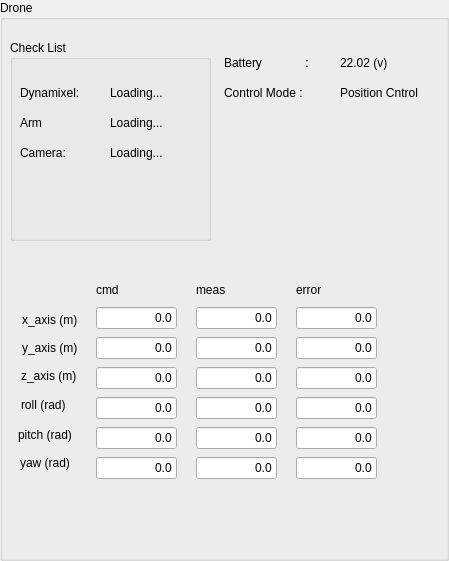
     <widget class="QGroupBox" name="groupBox_4">
      <property name="geometry">
       <rect>
        <x>860</x>
        <y>10</y>
        <width>449</width>
        <height>561</height>
       </rect>
      </property>
      <property name="title">
       <string>Drone</string>
      </property>
      <widget class="QLabel" name="cmd_x_40">
       <property name="geometry">
        <rect>
         <x>340</x>
         <y>70</y>
         <width>101</width>
         <height>46</height>
        </rect>
       </property>
       <property name="text">
        <string>Position Cntrol</string>
       </property>
      </widget>
      <widget class="QLabel" name="cmd_x_41">
       <property name="geometry">
        <rect>
         <x>224</x>
         <y>70</y>
         <width>101</width>
         <height>46</height>
        </rect>
       </property>
       <property name="text">
        <string>Control Mode : </string>
       </property>
      </widget>
      <widget class="QGroupBox" name="groupBox_5">
       <property name="geometry">
        <rect>
         <x>10</x>
         <y>40</y>
         <width>201</width>
         <height>201</height>
        </rect>
       </property>
       <property name="title">
        <string>Check List</string>
       </property>
       <widget class="QLabel" name="cmd_x_42">
        <property name="geometry">
         <rect>
          <x>10</x>
          <y>30</y>
          <width>121</width>
          <height>46</height>
         </rect>
        </property>
        <property name="text">
         <string>Dynamixel:</string>
        </property>
       </widget>
       <widget class="QLabel" name="cmd_x_43">
        <property name="geometry">
         <rect>
          <x>100</x>
          <y>30</y>
          <width>87</width>
          <height>46</height>
         </rect>
        </property>
        <property name="text">
         <string>Loading...</string>
        </property>
       </widget>
       <widget class="QLabel" name="cmd_x_44">
        <property name="geometry">
         <rect>
          <x>10</x>
          <y>60</y>
          <width>121</width>
          <height>46</height>
         </rect>
        </property>
        <property name="text">
         <string>Arm</string>
        </property>
       </widget>
       <widget class="QLabel" name="cmd_x_45">
        <property name="geometry">
         <rect>
          <x>100</x>
          <y>60</y>
          <width>87</width>
          <height>46</height>
         </rect>
        </property>
        <property name="text">
         <string>Loading...</string>
        </property>
       </widget>
       <widget class="QLabel" name="cmd_x_46">
        <property name="geometry">
         <rect>
          <x>10</x>
          <y>90</y>
          <width>121</width>
          <height>46</height>
         </rect>
        </property>
        <property name="text">
         <string>Camera: </string>
        </property>
       </widget>
       <widget class="QLabel" name="cmd_x_47">
        <property name="geometry">
         <rect>
          <x>100</x>
          <y>90</y>
          <width>87</width>
          <height>46</height>
         </rect>
        </property>
        <property name="text">
         <string>Loading...</string>
        </property>
       </widget>
      </widget>
      <widget class="QLabel" name="cmd_x_48">
       <property name="geometry">
        <rect>
         <x>20</x>
         <y>440</y>
         <width>87</width>
         <height>46</height>
        </rect>
       </property>
       <property name="text">
        <string>yaw (rad)</string>
       </property>
      </widget>
      <widget class="QLineEdit" name="txt_joint4_13">
       <property name="enabled">
        <bool>true</bool>
       </property>
       <property name="geometry">
        <rect>
         <x>296</x>
         <y>457</y>
         <width>81</width>
         <height>22</height>
        </rect>
       </property>
       <property name="layoutDirection">
        <enum>Qt::LeftToRight</enum>
       </property>
       <property name="text">
        <string>0.0</string>
       </property>
       <property name="alignment">
        <set>Qt::AlignRight|Qt::AlignTrailing|Qt::AlignVCenter</set>
       </property>
       <property name="readOnly">
        <bool>true</bool>
       </property>
      </widget>
      <widget class="QLineEdit" name="txt_joint4_14">
       <property name="enabled">
        <bool>true</bool>
       </property>
       <property name="geometry">
        <rect>
         <x>196</x>
         <y>457</y>
         <width>81</width>
         <height>22</height>
        </rect>
       </property>
       <property name="layoutDirection">
        <enum>Qt::LeftToRight</enum>
       </property>
       <property name="text">
        <string>0.0</string>
       </property>
       <property name="alignment">
        <set>Qt::AlignRight|Qt::AlignTrailing|Qt::AlignVCenter</set>
       </property>
       <property name="readOnly">
        <bool>true</bool>
       </property>
      </widget>
      <widget class="QLineEdit" name="txt_joint3_13">
       <property name="enabled">
        <bool>true</bool>
       </property>
       <property name="geometry">
        <rect>
         <x>296</x>
         <y>367</y>
         <width>81</width>
         <height>22</height>
        </rect>
       </property>
       <property name="layoutDirection">
        <enum>Qt::LeftToRight</enum>
       </property>
       <property name="text">
        <string>0.0</string>
       </property>
       <property name="alignment">
        <set>Qt::AlignRight|Qt::AlignTrailing|Qt::AlignVCenter</set>
       </property>
       <property name="readOnly">
        <bool>true</bool>
       </property>
      </widget>
      <widget class="QLabel" name="cmd_x_49">
       <property name="geometry">
        <rect>
         <x>22</x>
         <y>325</y>
         <width>87</width>
         <height>46</height>
        </rect>
       </property>
       <property name="text">
        <string>y_axis (m)</string>
       </property>
      </widget>
      <widget class="QLabel" name="cmd_x_50">
       <property name="geometry">
        <rect>
         <x>21</x>
         <y>353</y>
         <width>87</width>
         <height>46</height>
        </rect>
       </property>
       <property name="text">
        <string>z_axis (m)</string>
       </property>
      </widget>
      <widget class="QLabel" name="cmd_x_51">
       <property name="geometry">
        <rect>
         <x>296</x>
         <y>267</y>
         <width>87</width>
         <height>46</height>
        </rect>
       </property>
       <property name="text">
        <string>error</string>
       </property>
      </widget>
      <widget class="QLabel" name="cmd_x_52">
       <property name="geometry">
        <rect>
         <x>21</x>
         <y>382</y>
         <width>87</width>
         <height>46</height>
        </rect>
       </property>
       <property name="text">
        <string>roll (rad)</string>
       </property>
      </widget>
      <widget class="QLineEdit" name="txt_joint3_14">
       <property name="enabled">
        <bool>true</bool>
       </property>
       <property name="geometry">
        <rect>
         <x>196</x>
         <y>367</y>
         <width>81</width>
         <height>22</height>
        </rect>
       </property>
       <property name="layoutDirection">
        <enum>Qt::LeftToRight</enum>
       </property>
       <property name="text">
        <string>0.0</string>
       </property>
       <property name="alignment">
        <set>Qt::AlignRight|Qt::AlignTrailing|Qt::AlignVCenter</set>
       </property>
       <property name="readOnly">
        <bool>true</bool>
       </property>
      </widget>
      <widget class="QLineEdit" name="txt_joint3_15">
       <property name="enabled">
        <bool>true</bool>
       </property>
       <property name="geometry">
        <rect>
         <x>96</x>
         <y>367</y>
         <width>81</width>
         <height>22</height>
        </rect>
       </property>
       <property name="layoutDirection">
        <enum>Qt::LeftToRight</enum>
       </property>
       <property name="text">
        <string>0.0</string>
       </property>
       <property name="alignment">
        <set>Qt::AlignRight|Qt::AlignTrailing|Qt::AlignVCenter</set>
       </property>
       <property name="readOnly">
        <bool>true</bool>
       </property>
      </widget>
      <widget class="QLabel" name="cmd_x_53">
       <property name="geometry">
        <rect>
         <x>18</x>
         <y>412</y>
         <width>87</width>
         <height>46</height>
        </rect>
       </property>
       <property name="text">
        <string>pitch (rad)</string>
       </property>
      </widget>
      <widget class="QLineEdit" name="txt_joint3_16">
       <property name="enabled">
        <bool>true</bool>
       </property>
       <property name="geometry">
        <rect>
         <x>296</x>
         <y>427</y>
         <width>81</width>
         <height>22</height>
        </rect>
       </property>
       <property name="layoutDirection">
        <enum>Qt::LeftToRight</enum>
       </property>
       <property name="text">
        <string>0.0</string>
       </property>
       <property name="alignment">
        <set>Qt::AlignRight|Qt::AlignTrailing|Qt::AlignVCenter</set>
       </property>
       <property name="readOnly">
        <bool>true</bool>
       </property>
      </widget>
      <widget class="QLineEdit" name="txt_joint1_7">
       <property name="enabled">
        <bool>true</bool>
       </property>
       <property name="geometry">
        <rect>
         <x>296</x>
         <y>307</y>
         <width>81</width>
         <height>22</height>
        </rect>
       </property>
       <property name="layoutDirection">
        <enum>Qt::LeftToRight</enum>
       </property>
       <property name="text">
        <string>0.0</string>
       </property>
       <property name="alignment">
        <set>Qt::AlignRight|Qt::AlignTrailing|Qt::AlignVCenter</set>
       </property>
       <property name="readOnly">
        <bool>true</bool>
       </property>
      </widget>
      <widget class="QLineEdit" name="txt_joint4_15">
       <property name="enabled">
        <bool>true</bool>
       </property>
       <property name="geometry">
        <rect>
         <x>96</x>
         <y>397</y>
         <width>81</width>
         <height>22</height>
        </rect>
       </property>
       <property name="layoutDirection">
        <enum>Qt::LeftToRight</enum>
       </property>
       <property name="text">
        <string>0.0</string>
       </property>
       <property name="alignment">
        <set>Qt::AlignRight|Qt::AlignTrailing|Qt::AlignVCenter</set>
       </property>
       <property name="readOnly">
        <bool>true</bool>
       </property>
      </widget>
      <widget class="QLineEdit" name="txt_joint1_8">
       <property name="enabled">
        <bool>true</bool>
       </property>
       <property name="geometry">
        <rect>
         <x>96</x>
         <y>307</y>
         <width>81</width>
         <height>22</height>
        </rect>
       </property>
       <property name="layoutDirection">
        <enum>Qt::LeftToRight</enum>
       </property>
       <property name="text">
        <string>0.0</string>
       </property>
       <property name="alignment">
        <set>Qt::AlignRight|Qt::AlignTrailing|Qt::AlignVCenter</set>
       </property>
       <property name="readOnly">
        <bool>true</bool>
       </property>
      </widget>
      <widget class="QLineEdit" name="txt_joint4_16">
       <property name="enabled">
        <bool>true</bool>
       </property>
       <property name="geometry">
        <rect>
         <x>296</x>
         <y>397</y>
         <width>81</width>
         <height>22</height>
        </rect>
       </property>
       <property name="layoutDirection">
        <enum>Qt::LeftToRight</enum>
       </property>
       <property name="text">
        <string>0.0</string>
       </property>
       <property name="alignment">
        <set>Qt::AlignRight|Qt::AlignTrailing|Qt::AlignVCenter</set>
       </property>
       <property name="readOnly">
        <bool>true</bool>
       </property>
      </widget>
      <widget class="QLineEdit" name="txt_joint2_7">
       <property name="enabled">
        <bool>true</bool>
       </property>
       <property name="geometry">
        <rect>
         <x>296</x>
         <y>337</y>
         <width>81</width>
         <height>22</height>
        </rect>
       </property>
       <property name="layoutDirection">
        <enum>Qt::LeftToRight</enum>
       </property>
       <property name="text">
        <string>0.0</string>
       </property>
       <property name="alignment">
        <set>Qt::AlignRight|Qt::AlignTrailing|Qt::AlignVCenter</set>
       </property>
       <property name="readOnly">
        <bool>true</bool>
       </property>
      </widget>
      <widget class="QLabel" name="cmd_x_54">
       <property name="geometry">
        <rect>
         <x>196</x>
         <y>267</y>
         <width>87</width>
         <height>46</height>
        </rect>
       </property>
       <property name="text">
        <string>meas</string>
       </property>
      </widget>
      <widget class="QLabel" name="cmd_x_55">
       <property name="geometry">
        <rect>
         <x>96</x>
         <y>267</y>
         <width>87</width>
         <height>46</height>
        </rect>
       </property>
       <property name="text">
        <string>cmd</string>
       </property>
      </widget>
      <widget class="QLineEdit" name="txt_joint4_17">
       <property name="enabled">
        <bool>true</bool>
       </property>
       <property name="geometry">
        <rect>
         <x>96</x>
         <y>457</y>
         <width>81</width>
         <height>22</height>
        </rect>
       </property>
       <property name="layoutDirection">
        <enum>Qt::LeftToRight</enum>
       </property>
       <property name="text">
        <string>0.0</string>
       </property>
       <property name="alignment">
        <set>Qt::AlignRight|Qt::AlignTrailing|Qt::AlignVCenter</set>
       </property>
       <property name="readOnly">
        <bool>true</bool>
       </property>
      </widget>
      <widget class="QLineEdit" name="txt_joint4_18">
       <property name="enabled">
        <bool>true</bool>
       </property>
       <property name="geometry">
        <rect>
         <x>196</x>
         <y>397</y>
         <width>81</width>
         <height>22</height>
        </rect>
       </property>
       <property name="layoutDirection">
        <enum>Qt::LeftToRight</enum>
       </property>
       <property name="text">
        <string>0.0</string>
       </property>
       <property name="alignment">
        <set>Qt::AlignRight|Qt::AlignTrailing|Qt::AlignVCenter</set>
       </property>
       <property name="readOnly">
        <bool>true</bool>
       </property>
      </widget>
      <widget class="QLineEdit" name="txt_joint1_9">
       <property name="enabled">
        <bool>true</bool>
       </property>
       <property name="geometry">
        <rect>
         <x>196</x>
         <y>307</y>
         <width>81</width>
         <height>22</height>
        </rect>
       </property>
       <property name="layoutDirection">
        <enum>Qt::LeftToRight</enum>
       </property>
       <property name="text">
        <string>0.0</string>
       </property>
       <property name="alignment">
        <set>Qt::AlignRight|Qt::AlignTrailing|Qt::AlignVCenter</set>
       </property>
       <property name="readOnly">
        <bool>true</bool>
       </property>
      </widget>
      <widget class="QLineEdit" name="txt_joint2_8">
       <property name="enabled">
        <bool>true</bool>
       </property>
       <property name="geometry">
        <rect>
         <x>196</x>
         <y>337</y>
         <width>81</width>
         <height>22</height>
        </rect>
       </property>
       <property name="layoutDirection">
        <enum>Qt::LeftToRight</enum>
       </property>
       <property name="text">
        <string>0.0</string>
       </property>
       <property name="alignment">
        <set>Qt::AlignRight|Qt::AlignTrailing|Qt::AlignVCenter</set>
       </property>
       <property name="readOnly">
        <bool>true</bool>
       </property>
      </widget>
      <widget class="QLineEdit" name="txt_joint3_17">
       <property name="enabled">
        <bool>true</bool>
       </property>
       <property name="geometry">
        <rect>
         <x>196</x>
         <y>427</y>
         <width>81</width>
         <height>22</height>
        </rect>
       </property>
       <property name="layoutDirection">
        <enum>Qt::LeftToRight</enum>
       </property>
       <property name="text">
        <string>0.0</string>
       </property>
       <property name="alignment">
        <set>Qt::AlignRight|Qt::AlignTrailing|Qt::AlignVCenter</set>
       </property>
       <property name="readOnly">
        <bool>true</bool>
       </property>
      </widget>
      <widget class="QLineEdit" name="txt_joint3_18">
       <property name="enabled">
        <bool>true</bool>
       </property>
       <property name="geometry">
        <rect>
         <x>96</x>
         <y>427</y>
         <width>81</width>
         <height>22</height>
        </rect>
       </property>
       <property name="layoutDirection">
        <enum>Qt::LeftToRight</enum>
       </property>
       <property name="text">
        <string>0.0</string>
       </property>
       <property name="alignment">
        <set>Qt::AlignRight|Qt::AlignTrailing|Qt::AlignVCenter</set>
       </property>
       <property name="readOnly">
        <bool>true</bool>
       </property>
      </widget>
      <widget class="QLabel" name="cmd_x_56">
       <property name="geometry">
        <rect>
         <x>22</x>
         <y>297</y>
         <width>87</width>
         <height>46</height>
        </rect>
       </property>
       <property name="text">
        <string>x_axis (m)</string>
       </property>
      </widget>
      <widget class="QLineEdit" name="txt_joint2_9">
       <property name="enabled">
        <bool>true</bool>
       </property>
       <property name="geometry">
        <rect>
         <x>96</x>
         <y>337</y>
         <width>81</width>
         <height>22</height>
        </rect>
       </property>
       <property name="layoutDirection">
        <enum>Qt::LeftToRight</enum>
       </property>
       <property name="text">
        <string>0.0</string>
       </property>
       <property name="alignment">
        <set>Qt::AlignRight|Qt::AlignTrailing|Qt::AlignVCenter</set>
       </property>
       <property name="readOnly">
        <bool>true</bool>
       </property>
      </widget>
      <widget class="QLabel" name="cmd_x_59">
       <property name="geometry">
        <rect>
         <x>224</x>
         <y>40</y>
         <width>101</width>
         <height>46</height>
        </rect>
       </property>
       <property name="text">
        <string>Battery             :</string>
       </property>
      </widget>
      <widget class="QLabel" name="cmd_x_60">
       <property name="geometry">
        <rect>
         <x>340</x>
         <y>40</y>
         <width>101</width>
         <height>46</height>
        </rect>
       </property>
       <property name="text">
        <string>22.02 (v)</string>
       </property>
      </widget>
     </widget>
